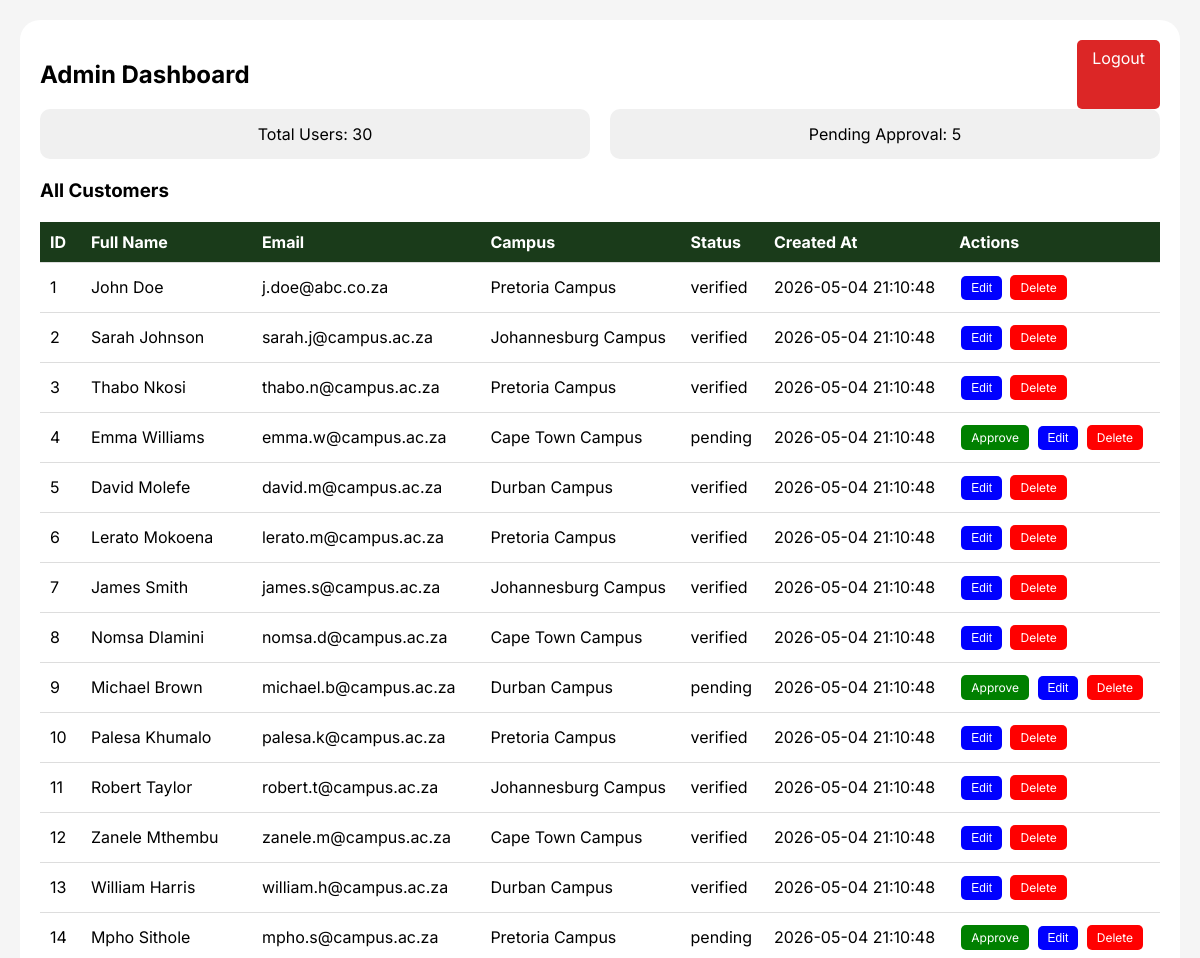
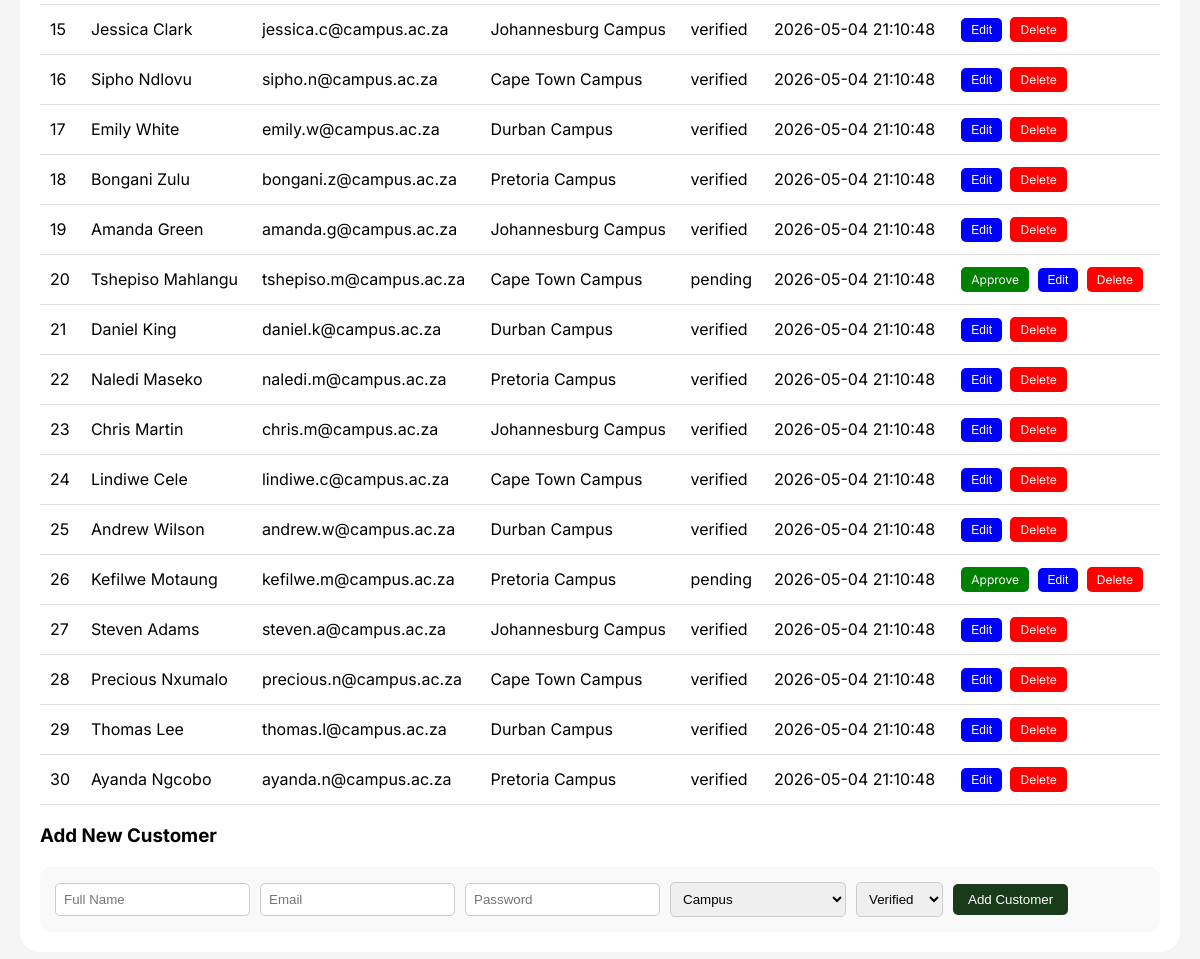
The page /admin_dashboard.php (signed in) on the database its author committed (2 pictures, top to bottom).
### tables this page shows
CREATE TABLE tblUser (
    UserID INT AUTO_INCREMENT PRIMARY KEY,
    FullName VARCHAR(100) NOT NULL,
    Email VARCHAR(100) NOT NULL UNIQUE,
    Password VARCHAR(255) NOT NULL,
    Campus VARCHAR(100),
    Status ENUM('pending', 'verified') DEFAULT 'pending',
    CreatedAt DATETIME DEFAULT CURRENT_TIMESTAMP
);

### admin_dashboard.php (the view, shortened to what this page needs)
<?php
include 'DBConn.php';
$users = $conn->query("SELECT * FROM tblUser ORDER BY CreatedAt DESC");
$pending = $conn->query("SELECT COUNT(*) as cnt FROM tblUser WHERE Status='pending'")->fetch_assoc()['cnt'];
?>
<!DOCTYPE html>
<html lang="en">
<head>
</head>
<body>
<div class="container">
    <div style="display: flex; justify-content: space-between;">
        <h2>Admin Dashboard</h2>
        <a href="logout.php" class="logout">Logout</a>
    </div>
    <div class="stats">
        <div class="stat-card">Total Users: <?php echo $users->num_rows; ?></div>
        <div class="stat-card">Pending Approval: <?php echo $pending; ?></div>
    </div>
    <h3>All Customers</h3>
    <table>
        <thead><tr><th>ID</th><th>Full Name</th><th>Email</th><th>Campus</th><th>Status</th><th>Created At</th><th>Actions</th></tr></thead>
        <tbody>
        <?php while ($row = $users->fetch_assoc()): ?>
            <tr>
                <td><?php echo $row['UserID']; ?></td>
                <td><?php echo htmlspecialchars($row['FullName']); ?></td>
                <td><?php echo htmlspecialchars($row['Email']); ?></td>
                <td><?php echo htmlspecialchars($row['Campus']); ?></td>
                <td><?php echo $row['Status']; ?></td>
                <td><?php echo $row['CreatedAt']; ?></td>
                <td>
                    <?php if ($row['Status'] == 'pending'): ?>
                        <a href="?approve=<?php echo $row['UserID']; ?>" class="btn btn-approve" onclick="return confirm('Verify this user?')">Approve</a>
                    <?php endif; ?>
                    <button class="btn btn-edit" onclick="openEdit(<?php echo $row['UserID']; ?>, '<?php echo addslashes($row['FullName']); ?>', '<?php echo addslashes($row['Email']); ?>', '<?php echo addslashes($row['Campus']); ?>', '<?php echo $row['Status']; ?>')">Edit</button>
                    <a href="?delete=<?php echo $row['UserID']; ?>" class="btn btn-delete" onclick="return confirm('Delete this user?')">Delete</a>
                </td>
            </tr>
        <?php endwhile; ?>
        </tbody>
    </table>
    <h3>Add New Customer</h3>
    <form method="POST" class="add-form">
        <input type="text" name="fullname" placeholder="Full Name" required>
        <input type="email" name="email" placeholder="Email" required>
        <input type="password" name="password" placeholder="Password" required>
        <select name="campus" required>
            <option value="">Campus</option>
        </select>
        <select name="status">
            <option value="verified">Verified</option>
        </select>
        <button type="submit" name="add_user">Add Customer</button>
    </form>
</div>
</body>
</html>

### admin_dashboard.php (style rules this page uses)
body { font-family: 'Inter', sans-serif; background: #f5f5f5; margin: 0; padding: 20px; }
.container { max-width: 1200px; margin: auto; background: white; padding: 20px; border-radius: 20px; }
table { width: 100%; border-collapse: collapse; margin-top: 20px; }
th, td { padding: 10px; text-align: left; border-bottom: 1px solid #ddd; }
th { background: #1a3b1a; color: white; }
.btn { padding: 5px 10px; border-radius: 5px; text-decoration: none; font-size: 12px; display: inline-block; margin: 2px; }
.btn-approve { background: green; color: white; }
.btn-delete { background: red; color: white; }
.btn-edit { background: blue; color: white; }
.stats { display: flex; gap: 20px; margin-bottom: 20px; }
.stat-card { background: #f0f0f0; padding: 15px; border-radius: 10px; flex: 1; text-align: center; }
.add-form, .edit-form { background: #f9f9f9; padding: 15px; margin-top: 20px; border-radius: 10px; display: flex; gap: 10px; flex-wrap: wrap; align-items: center; }
.add-form input, .add-form select, .edit-form input { padding: 8px; border-radius: 5px; border: 1px solid #ccc; }
button { background: #1a3b1a; color: white; border: none; padding: 8px 15px; border-radius: 5px; cursor: pointer; }
.logout { float: right; background: #dc2626; padding: 8px 15px; border-radius: 5px; text-decoration: none; color: white; }

### rows shown on the page
tbluser: UserID "1", FullName "John Doe", Email "j.doe@abc.co.za", Campus "Pretoria Campus", Status "verified", CreatedAt "2026-05-04 21:10:48"
tbluser: UserID "2", FullName "Sarah Johnson", Email "sarah.j@campus.ac.za", Campus "Johannesburg Campus", Status "verified", CreatedAt "2026-05-04 21:10:48"
tbluser: UserID "3", FullName "Thabo Nkosi", Email "thabo.n@campus.ac.za", Campus "Pretoria Campus", Status "verified", CreatedAt "2026-05-04 21:10:48"
tbluser: UserID "4", FullName "Emma Williams", Email "emma.w@campus.ac.za", Campus "Cape Town Campus", Status "pending", CreatedAt "2026-05-04 21:10:48"
tbluser: UserID "5", FullName "David Molefe", Email "david.m@campus.ac.za", Campus "Durban Campus", Status "verified", CreatedAt "2026-05-04 21:10:48"
tbluser: UserID "6", FullName "Lerato Mokoena", Email "lerato.m@campus.ac.za", Campus "Pretoria Campus", Status "verified", CreatedAt "2026-05-04 21:10:48"
tbluser: UserID "7", FullName "James Smith", Email "james.s@campus.ac.za", Campus "Johannesburg Campus", Status "verified", CreatedAt "2026-05-04 21:10:48"
tbluser: UserID "8", FullName "Nomsa Dlamini", Email "nomsa.d@campus.ac.za", Campus "Cape Town Campus", Status "verified", CreatedAt "2026-05-04 21:10:48"
tbluser: UserID "9", FullName "Michael Brown", Email "michael.b@campus.ac.za", Campus "Durban Campus", Status "pending", CreatedAt "2026-05-04 21:10:48"
tbluser: UserID "10", FullName "Palesa Khumalo", Email "palesa.k@campus.ac.za", Campus "Pretoria Campus", Status "verified", CreatedAt "2026-05-04 21:10:48"
tbluser: UserID "11", FullName "Robert Taylor", Email "robert.t@campus.ac.za", Campus "Johannesburg Campus", Status "verified", CreatedAt "2026-05-04 21:10:48"
tbluser: UserID "12", FullName "Zanele Mthembu", Email "zanele.m@campus.ac.za", Campus "Cape Town Campus", Status "verified", CreatedAt "2026-05-04 21:10:48"
tbluser: UserID "13", FullName "William Harris", Email "william.h@campus.ac.za", Campus "Durban Campus", Status "verified", CreatedAt "2026-05-04 21:10:48"
tbluser: UserID "14", FullName "Mpho Sithole", Email "mpho.s@campus.ac.za", Campus "Pretoria Campus", Status "pending", CreatedAt "2026-05-04 21:10:48"
tbluser: UserID "15", FullName "Jessica Clark", Email "jessica.c@campus.ac.za", Campus "Johannesburg Campus", Status "verified", CreatedAt "2026-05-04 21:10:48"
tbluser: UserID "16", FullName "Sipho Ndlovu", Email "sipho.n@campus.ac.za", Campus "Cape Town Campus", Status "verified", CreatedAt "2026-05-04 21:10:48"
tbluser: UserID "17", FullName "Emily White", Email "emily.w@campus.ac.za", Campus "Durban Campus", Status "verified", CreatedAt "2026-05-04 21:10:48"
tbluser: UserID "18", FullName "Bongani Zulu", Email "bongani.z@campus.ac.za", Campus "Pretoria Campus", Status "verified", CreatedAt "2026-05-04 21:10:48"
tbluser: UserID "19", FullName "Amanda Green", Email "amanda.g@campus.ac.za", Campus "Johannesburg Campus", Status "verified", CreatedAt "2026-05-04 21:10:48"
tbluser: UserID "20", FullName "Tshepiso Mahlangu", Email "tshepiso.m@campus.ac.za", Campus "Cape Town Campus", Status "pending", CreatedAt "2026-05-04 21:10:48"
tbluser: UserID "21", FullName "Daniel King", Email "daniel.k@campus.ac.za", Campus "Durban Campus", Status "verified", CreatedAt "2026-05-04 21:10:48"
tbluser: UserID "22", FullName "Naledi Maseko", Email "naledi.m@campus.ac.za", Campus "Pretoria Campus", Status "verified", CreatedAt "2026-05-04 21:10:48"
tbluser: UserID "23", FullName "Chris Martin", Email "chris.m@campus.ac.za", Campus "Johannesburg Campus", Status "verified", CreatedAt "2026-05-04 21:10:48"
tbluser: UserID "24", FullName "Lindiwe Cele", Email "lindiwe.c@campus.ac.za", Campus "Cape Town Campus", Status "verified", CreatedAt "2026-05-04 21:10:48"
tbluser: UserID "25", FullName "Andrew Wilson", Email "andrew.w@campus.ac.za", Campus "Durban Campus", Status "verified", CreatedAt "2026-05-04 21:10:48"
tbluser: UserID "26", FullName "Kefilwe Motaung", Email "kefilwe.m@campus.ac.za", Campus "Pretoria Campus", Status "pending", CreatedAt "2026-05-04 21:10:48"
tbluser: UserID "27", FullName "Steven Adams", Email "steven.a@campus.ac.za", Campus "Johannesburg Campus", Status "verified", CreatedAt "2026-05-04 21:10:48"
tbluser: UserID "28", FullName "Precious Nxumalo", Email "precious.n@campus.ac.za", Campus "Cape Town Campus", Status "verified", CreatedAt "2026-05-04 21:10:48"
tbluser: UserID "29", FullName "Thomas Lee", Email "thomas.l@campus.ac.za", Campus "Durban Campus", Status "verified", CreatedAt "2026-05-04 21:10:48"
tbluser: UserID "30", FullName "Ayanda Ngcobo", Email "ayanda.n@campus.ac.za", Campus "Pretoria Campus", Status "verified", CreatedAt "2026-05-04 21:10:48"

### other values the page prints
$users->num_rows "30"
$pending "5"
